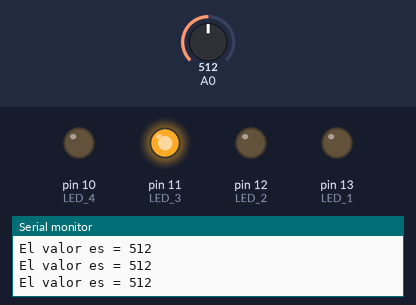
Simulated run of this sketch. Board: Arduino Uno, built with avr-gcc and run on an emulated ATmega328P. Parts: output pins drawn as LEDs (lit = HIGH), the last lines printed to the serial monitor. The inputs (shaded band) are chosen by the test bench; at power-on: A0 = 512.

Above: at 1.2 s.
1.3 s: A0 set to 755
4.3 s: A0 set to 781
At 4.9 s:
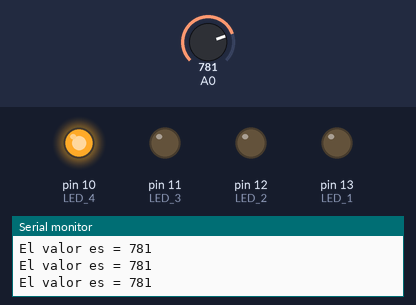
5.8 s: A0 set to 511
At 6.6 s:
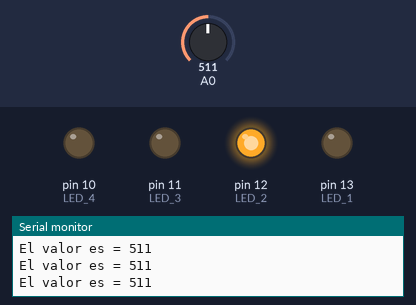
7.3 s: A0 set to 274
10.3 s: A0 set to 247
At 11.4 s:
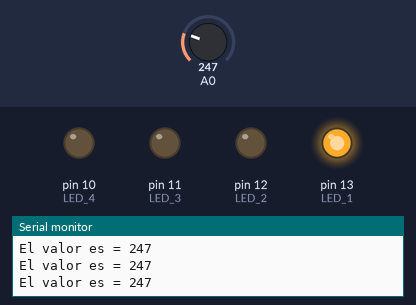
11.8 s: A0 set to 265
At 12.6 s:
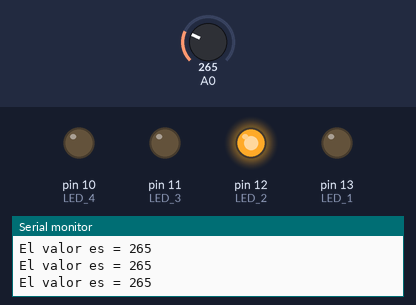
Timing chart, 0 to 14.3 s (numbered marks = the images above; inputs shaded):
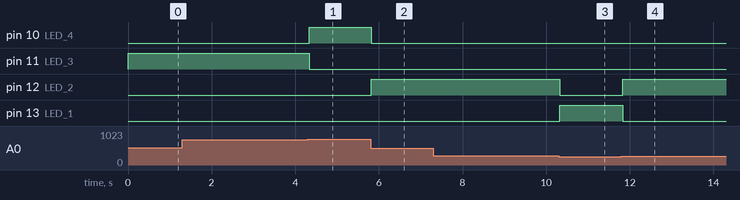

Measured:
- the behaviour switches between 767 and 768 on A0 (found by bisection; images 0 and 1)
- the behaviour switches between 256 and 255 on A0 (found by bisection; images 2 and 3)
- after the input at 4.3 s, pin 10 (LED_4): LOW → HIGH at once; pin 11 (LED_3): HIGH → LOW at once
- after the input at 5.8 s, pin 10 (LED_4): HIGH → LOW at once; pin 12 (LED_2): LOW → HIGH at once
- after the input at 10.3 s, pin 12 (LED_2): HIGH → LOW at once; pin 13 (LED_1): LOW → HIGH at once
- after the input at 11.8 s, pin 12 (LED_2): LOW → HIGH at once; pin 13 (LED_1): HIGH → LOW at once

The sketch:

Potenciometro.ino
```cpp
long valor;

int LED_1 = 13;
int LED_2 = 12;
int LED_3 = 11;
int LED_4 = 10;

void setup() {
  Serial.begin(9600);

  pinMode(LED_1, OUTPUT);
  pinMode(LED_2, OUTPUT);
  pinMode(LED_3, OUTPUT);
  pinMode(LED_4, OUTPUT);
}

void loop() {
  valor = analogRead(A0);

  Serial.print("El valor es = ");
  Serial.println(valor);

  if(valor >= 0 && valor <=255)
  {
      digitalWrite(LED_1, HIGH);
      digitalWrite(LED_2, LOW);
      digitalWrite(LED_3, LOW);
      digitalWrite(LED_4, LOW);
  }

  if (valor >= 256 && valor <=511)
  {
      digitalWrite(LED_1, LOW);
      digitalWrite(LED_2, HIGH);
      digitalWrite(LED_3, LOW);
      digitalWrite(LED_4, LOW);
  }

  if (valor >= 512 && valor <=767)
  {
      digitalWrite(LED_1, LOW);
      digitalWrite(LED_2, LOW);
      digitalWrite(LED_3, HIGH);
      digitalWrite(LED_4, LOW);
    }

  if (valor >= 768 && valor <=1023)
  {
      digitalWrite(LED_1, LOW);
      digitalWrite(LED_2, LOW);
      digitalWrite(LED_3, LOW);
      digitalWrite(LED_4, HIGH);
   }
}
```
